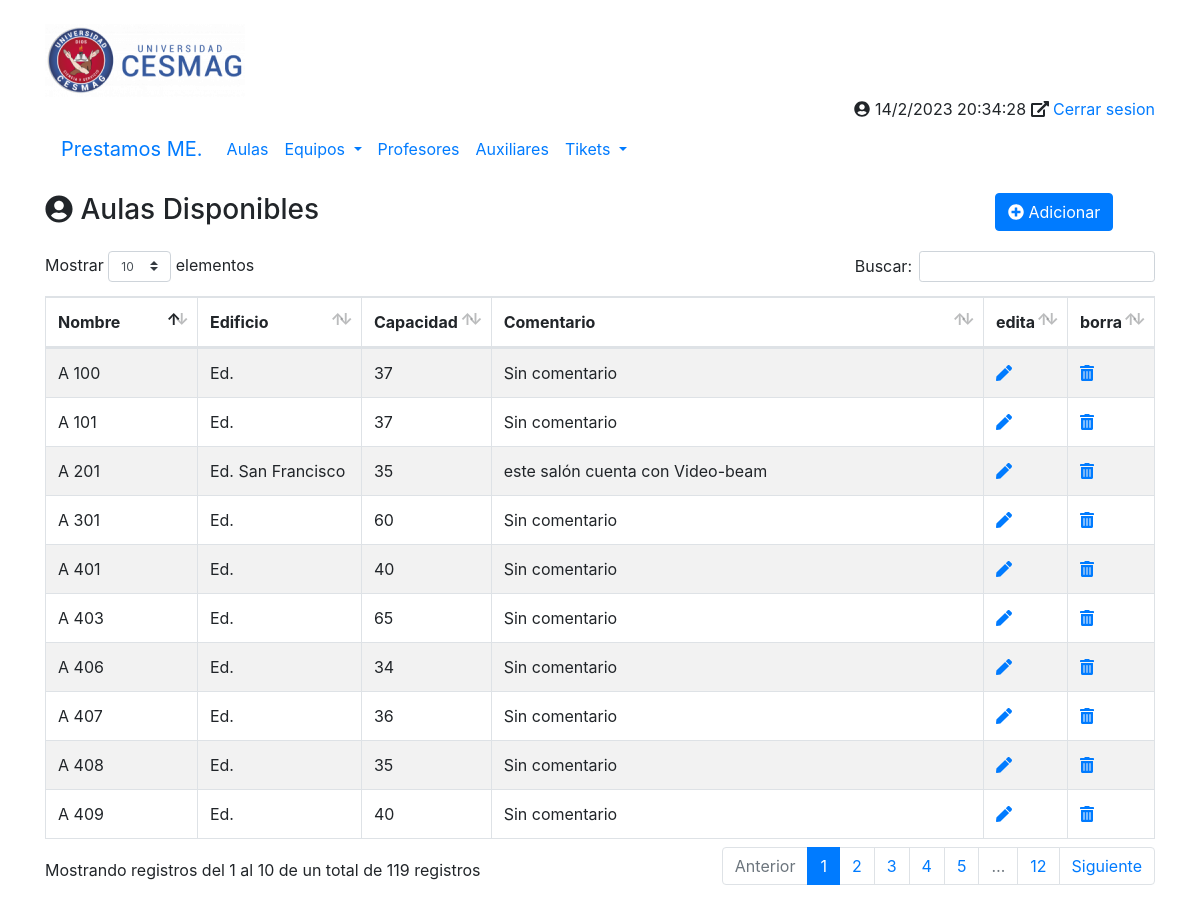
The app's page /principal.php?opcion=aulas with its own data.
### tables this page shows
CREATE TABLE `tbl_aulas` (
  `id` int(100) NOT NULL,
  `nombre` varchar(100) NOT NULL,
  `edificio` varchar(100) DEFAULT NULL,
  `capacidad` int(100) DEFAULT NULL,
  `comentario` varchar(500) DEFAULT NULL
);

### php/aulas/todas_aulas.php (the view, shortened to what this page needs)
<div class="row my-3">
	<div class="col-10">
		<h3><i class="fa fa-user-circle"></i> Aulas Disponibles</h3>
	</div>
	<div class="col-2">
		<a href="./principal.php?opcion=aulas-nueva&accion=ADICIONAR&nombre=" class="btn btn-primary" title="Crear un nuevo Contacto">
			<i class="fas fa-plus-circle"></i>
			Adicionar
		</a>
	</div>
</div>
<div class="row my-3">
	<div class="col-12">
		<table id="miTabla" class="table table-striped table-bordered table-hover">
			<thead>
				<tr>
					<th>Nombre</th>
					<th>Edificio</th>
					<th>Capacidad</th>
					<th>Comentario</th>
					<th>edita</th>
					<th>borra</th>
				</tr>
			</thead>
			<tbody>
				<?php
				$conexion = conectarBD();
				$sSQL = "SELECT * FROM tbl_aulas";
				$datos = $conexion->query($sSQL);
				foreach ($datos as $fila) :
				?>
					<tr>
						<td><?php echo $fila['nombre'];     ?></td>
						<td><?php echo $fila['edificio'];  ?></td>
						<td><?php echo $fila['capacidad'];   ?></td>
						<td><?php echo $fila['comentario'];     ?></td>
						<?php
						echo '<td><a href="./principal.php?opcion=editar-aula&accion=EDITAR&nombre=' . $fila['nombre'] . '" title="Editar el Contacto"><i class="fas fa-pen"></i></a></td>
							<td><a href="./php/aulas/guardar.php?accion=ELIMINAR&nombre=' . $fila['nombre'] . '" title="Borrar el Contacto"><i class="fas fa-trash-alt"></i></a></td>';
						?>
					</tr>
				<?php
				endforeach;
				?>
			</tbody>
		</table>
	</div>
</div>

### records on screen
tbl_aulas: nombre "A 100", edificio "Ed.", capacidad "37", comentario "Sin comentario"
tbl_aulas: nombre "A 101", edificio "Ed.", capacidad "37", comentario "Sin comentario"
tbl_aulas: nombre "A 201", edificio "Ed. San Francisco", capacidad "35", comentario "este salón cuenta con Video-beam"
tbl_aulas: nombre "A 301", edificio "Ed.", capacidad "60", comentario "Sin comentario"
tbl_aulas: nombre "A 401", edificio "Ed.", capacidad "40", comentario "Sin comentario"
tbl_aulas: nombre "A 403", edificio "Ed.", capacidad "65", comentario "Sin comentario"
tbl_aulas: nombre "A 406", edificio "Ed.", capacidad "34", comentario "Sin comentario"
tbl_aulas: nombre "A 407", edificio "Ed.", capacidad "36", comentario "Sin comentario"
tbl_aulas: nombre "A 408", edificio "Ed.", capacidad "35", comentario "Sin comentario"
tbl_aulas: nombre "A 409", edificio "Ed.", capacidad "40", comentario "Sin comentario"
